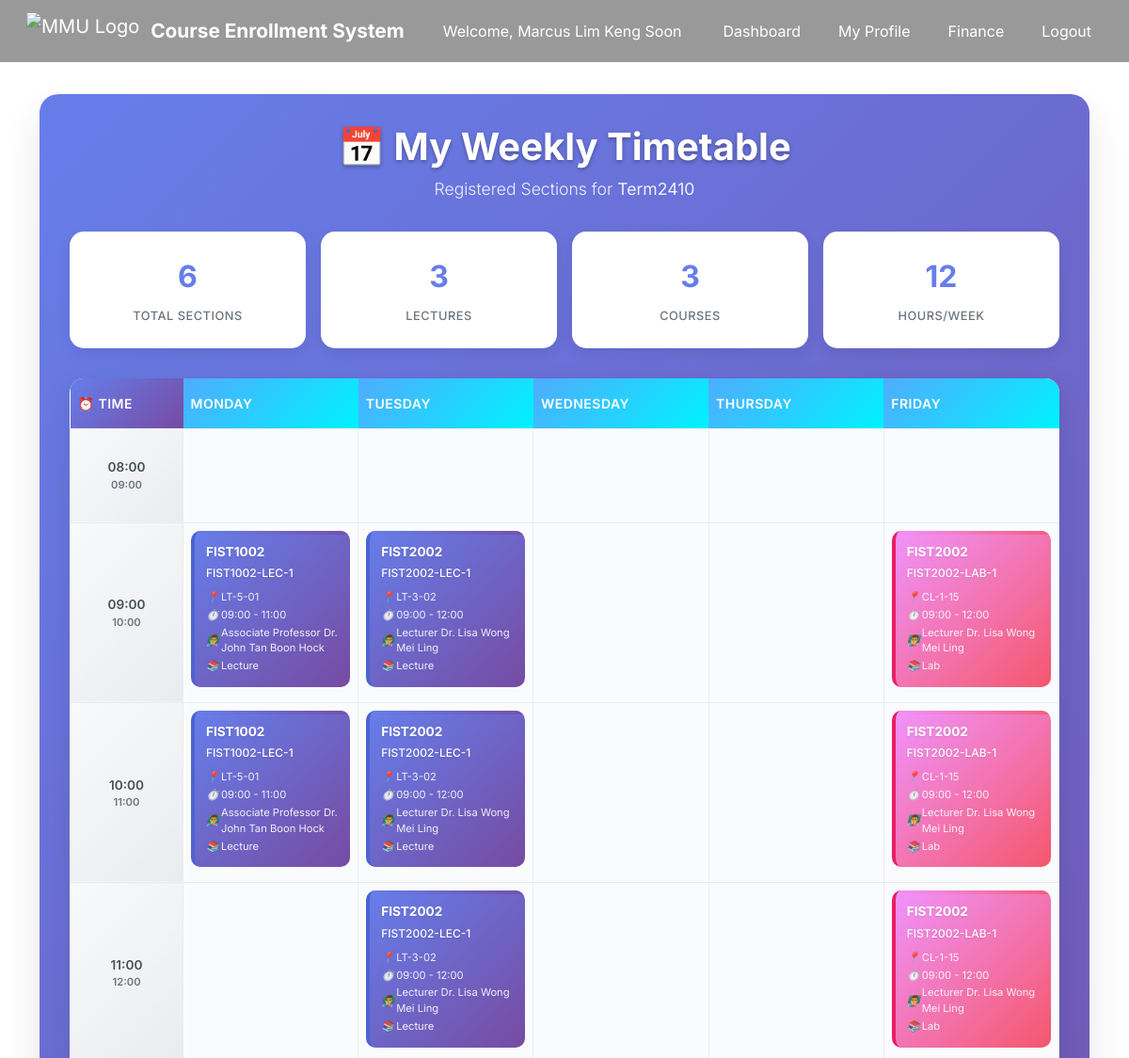
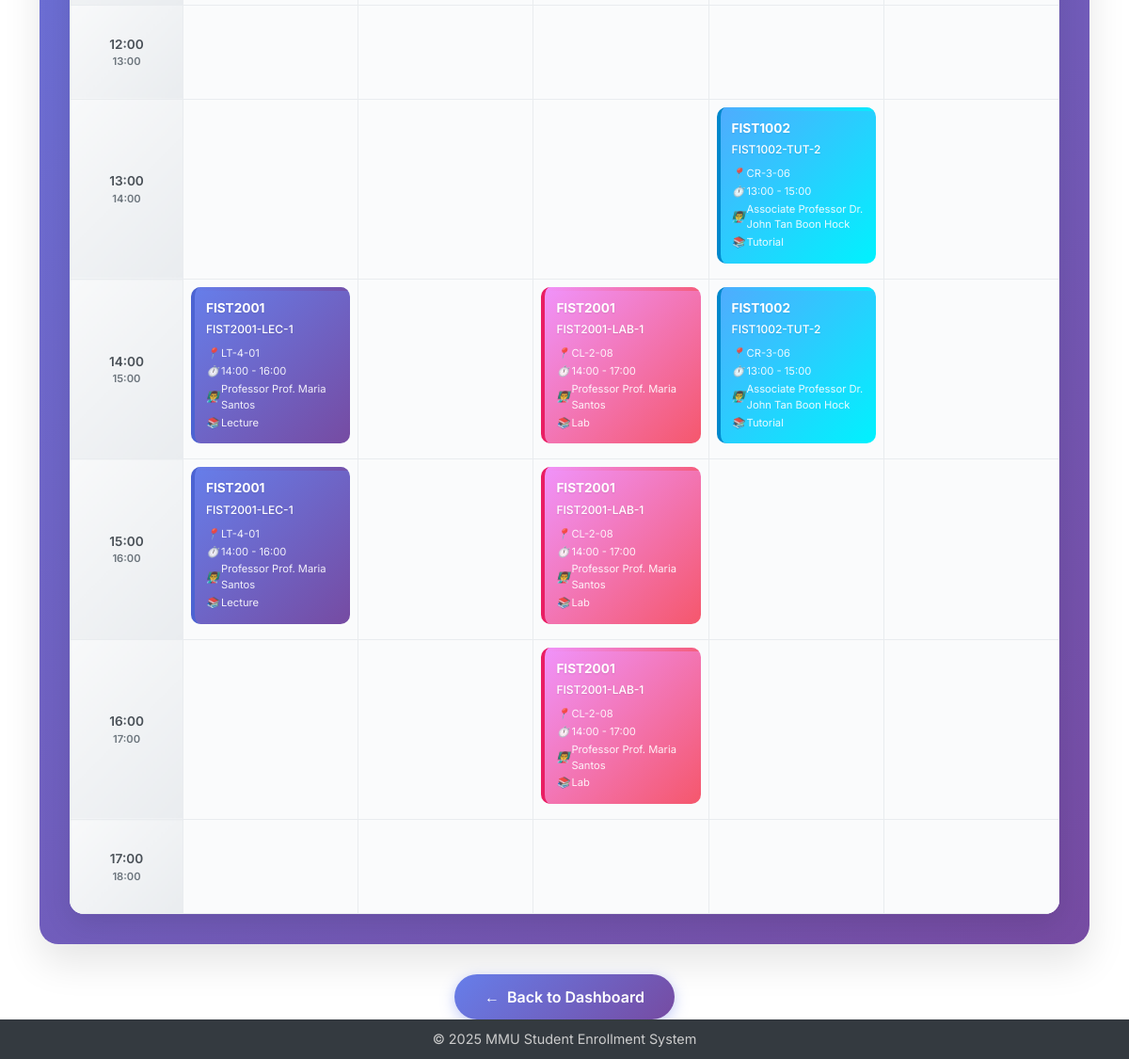
Screenshot of /timetable (signed in) with the database file from the repository (2 pictures, top to bottom).
### app/models.py (models this page shows, shortened)
class Student(UserMixin, db.Model):
    id = db.Column(db.Integer, primary_key=True)
    name = db.Column(db.String(64))
    email = db.Column(db.String(120), unique=True)
    department = db.Column(db.String(64))
    password_hash = db.Column(db.String(128))
    scholarship_percentage = db.Column(db.Integer, default=0)
    enrollments = db.relationship('Enrollment', backref='student', lazy=True)
    @property
    def is_admin(self):
        return False
    @property
    def is_student(self):
        return True

class Section(db.Model):
    id = db.Column(db.Integer, primary_key=True)
    course_id = db.Column(db.Integer, db.ForeignKey('course.id'), nullable=False)
    name = db.Column(db.String(20), nullable=False)
    type = db.Column(db.String(20), nullable=False)
    location = db.Column(db.String(128), nullable=False)    # ✅ 加这个
    day = db.Column(db.String(20), nullable=False)
    start_time = db.Column(db.Time, nullable=False)         # ✅ 建议用标准时间类型
    end_time = db.Column(db.Time, nullable=False)
    quota = db.Column(db.Integer, nullable=False)
    instructor_id = db.Column(db.Integer, db.ForeignKey("instructor.id"))
    instructor = db.relationship('Instructor', backref='sections')
    course = db.relationship("Course", back_populates="sections")
    enrollments = db.relationship("Enrollment", back_populates="section", cascade="all, delete")

class Course(db.Model):
    id = db.Column(db.Integer, primary_key=True)
    course_code = db.Column(db.String(10), unique=True)
    course_name = db.Column(db.String(128))
    description = db.Column(db.Text)
    credits = db.Column(db.Integer)
    semester = db.Column(db.String(64))
    department = db.Column(db.String(64))
    prerequisite_id = db.Column(db.Integer, db.ForeignKey('course.id'))
    prerequisite = db.relationship("Course", remote_side=[id])
    enrollments = db.relationship('Enrollment', backref='course', lazy=True)
    sections = db.relationship('Section', back_populates='course', cascade='all, delete')

class Instructor(UserMixin, db.Model):
    id = db.Column(db.Integer, primary_key=True)
    name = db.Column(db.String(128), nullable=False)
    email = db.Column(db.String(128), unique=True, nullable=False)
    password_hash = db.Column(db.String(128))
    title = db.Column(db.String(64))         # 职称，例如 Lecturer
    department = db.Column(db.String(128))   # 部门，例如 FIST
    office = db.Column(db.String(128))       # 办公地址
    phone = db.Column(db.String(32))         # 电话
    biography = db.Column(db.Text)           # 个人简介
    profile_pic = db.Column(db.String(128))  # 头像路径

### app/routes/student.py (the view)
@student_bp.route("/timetable")
@login_required
def timetable():
    student_id = current_user.id
    setting = SystemSetting.query.filter_by(key="open_semester").first()
    open_semester = setting.value if setting else "Term2410"
    sections = db.session.query(Section).join(Enrollment).join(Section.course).filter(
        Enrollment.student_id == student_id,
        Course.semester == open_semester
    ).all()
    return render_template("student/timetable.html", sections=sections, open_semester=open_semester)

### app/templates/student/timetable.html (shortened to what this page needs)
{% extends "base.html" %}
{% block content %}
<div class="timetable-container">
    <div class="timetable-header">
        <h1 class="timetable-title">📅 My Weekly Timetable</h1>
        <p class="semester-info">Registered Sections for <strong>{{ open_semester }}</strong></p>
    </div>
    <div class="stats-container">
        <div class="stat-card">
            <div class="stat-number">{{ sections|length }}</div>
            <div class="stat-label">Total Sections</div>
        </div>
        <div class="stat-card">
            <div class="stat-number">{{ sections|selectattr('type', 'equalto', 'Lecture')|list|length }}</div>
            <div class="stat-label">Lectures</div>
        </div>
        <div class="stat-card">
            <div class="stat-number">{{ sections|map(attribute='course.course_code')|unique|list|length }}</div>
            <div class="stat-label">Courses</div>
        </div>
        <div class="stat-card">
            <div class="stat-number">{{ ((sections|sum(attribute='end_time.hour') - sections|sum(attribute='start_time.hour')) / sections|length * 5)|round|int }}</div>
            <div class="stat-label">Hours/Week</div>
        </div>
    </div>
    <div class="timetable-wrapper">
        <table class="timetable">
            <thead>
                <tr>
                    <th style="width: 120px;">⏰ Time</th>
                    {% for day in ['Monday', 'Tuesday', 'Wednesday', 'Thursday', 'Friday'] %}
                        <th>{{ day }}</th>
                    {% endfor %}
                </tr>
            </thead>
            {% set cell_map = {} %}
            {% for s in sections %}
                {% for h in range(s.start_time.hour, s.end_time.hour) %}
                    {% set cell_key = (s.day, h) %}
                    {% if cell_map.get(cell_key) %}
                        {% set _ = cell_map[cell_key].append(s) %}
                    {% else %}
                        {% set _ = cell_map.update({cell_key: [s]}) %}
                    {% endif %}
                {% endfor %}
            {% endfor %}
            <tbody>
                {% for hour in range(8, 18) %}
                <tr>
                    <td>
                        <div class="time-slot">{{ "%02d:00" % hour }}</div>
                        <div style="font-size: 0.7rem; color: #6c757d;">{{ "%02d:00" % (hour + 1) }}</div>
                    </td>
                    {% for day in ['Monday', 'Tuesday', 'Wednesday', 'Thursday', 'Friday'] %}
                    <td>
                        {% set key = (day, hour) %}
                        {% for s in cell_map.get(key, []) %}
                        {% if s.type.lower() == "lecture" %}
                            {% set block_class = "course-lecture" %}
                        {% elif s.type.lower() == "lab" %}
                            {% set block_class = "course-lab" %}
                        {% elif s.type.lower() == "tutorial" %}
                            {% set block_class = "course-tutorial" %}
                        {% else %}
                            {% set block_class = "course-other" %}
                        {% endif %}
                        <div class="course-block {{ block_class }}" title="{{ s.course.course_code }} - {{ s.name }}">
                            <div class="course-code">{{ s.course.course_code }}</div>
                            <div class="course-code" style="font-weight: 500; font-size: 0.75rem; margin-bottom: 0.5rem;">{{ s.name }}</div>
                            <div class="course-meta">
                                <i>📍</i>
                                <span>{{ s.location }}</span>
                            </div>
                            <div class="course-meta">
                                <i>⏱️</i>
                                <span>{{ s.start_time.strftime('%H:%M') }} - {{ s.end_time.strftime('%H:%M') }}</span>
                            </div>
                            {% if s.instructor %}
                            <div class="course-meta">
                                <i>👨‍🏫</i>
                                <span>{{ s.instructor.title }} {{ s.instructor.name }}</span>
                            </div>
                            {% endif %}
                            <div class="course-meta">
                                <i>📚</i>
                                <span>{{ s.type }}</span>
                            </div>
                        </div>
                        {% endfor %}
                    </td>
                    {% endfor %}
                </tr>
                {% endfor %}
            </tbody>
        </table>
    </div>
</div>
<div class="text-center">
    <a href="{{ url_for('student.dashboard') }}" class="back-button">
        <i>←</i>
        <span>Back to Dashboard</span>
    </a>
</div>
{% endblock %}

### app/templates/base.html (shortened to what this page needs)
<!DOCTYPE html>
<html lang="en">
<head>
  <link href="https://cdn.jsdelivr.net/npm/bootstrap@5.3.0/dist/css/bootstrap.min.css" rel="stylesheet">
</head>
<body>
<nav id="navbar" class="navbar navbar-expand-lg navbar-dark navbar-transparent fixed-top px-3" style="background-color: rgba(0,0,0,0.4);">
  <div class="container-fluid">
    <a class="navbar-brand d-flex align-items-center" href="{{ url_for('shared.index') }}">
      <img src="{{ url_for('static', filename='image/Multimedia_University_secondary_logo_2020.png') }}" alt="MMU Logo">
      <span>Course Enrollment System</span>
    </a>
    <div class="ms-auto d-flex align-items-center">
            {% if current_user.is_authenticated %}
        <span class="text-white me-3">
          Welcome,
          {% if current_user.is_admin %}
            {{ current_user.username }}
          {% elif current_user.is_student %}
            {{ current_user.name }}
          {% elif current_user.is_instructor %}
            {{ current_user.name }}
          {% endif %}
        </span>
        {% if current_user.is_admin %}
          <a class="btn btn-nav" href="{{ url_for('admin.admin_dashboard') }}">Dashboard</a>
          <a class="btn btn-nav" href="{{ url_for('admin.admin_all_students') }}">All Students</a>
          <a class="btn btn-nav" href="{{ url_for('admin.admin_credit_transfer') }}">Manage Credit Transfers</a>
          <a class="btn btn-nav" href="{{ url_for('admin.admin_instructor_list') }}">Manage Instructors</a>
          <a class="btn btn-nav" href="{{ url_for('admin.admin_logout') }}">Logout</a>
        {% elif current_user.is_student %}
          <a class="btn btn-nav" href="{{ url_for('student.dashboard') }}">Dashboard</a>
          <a class="btn btn-nav" href="{{ url_for('student.profile') }}">My Profile</a>
          <a class="btn btn-nav" href="{{ url_for('student.finance') }}">Finance</a>
          <a class="btn btn-nav" href="{{ url_for('shared.logout') }}">Logout</a>
        {% endif %}
      {% endif %}
    </div>
  </div>
</nav>
<main class="{% if request.endpoint == 'shared.index' %}{% else %}container{% endif %}" style="padding-top: 100px;">
  {% block content %}{% endblock %}
</main>
<footer>
  © 2025 MMU Student Enrollment System
</footer>
</body>
</html>

### app/templates/base.html (style rules this page uses)
body { margin: 0; padding: 0; min-height: 100vh; display: flex; flex-direction: column; font-family: 'Inter', sans-serif; background-color: transparent; }
main { flex: 1; }
footer { background: #343a40; color: #ccc; text-align: center; padding: 10px 0; font-size: 0.9rem; }
.navbar-transparent { background-color: rgba(0, 0, 0, 0.4) !important; backdrop-filter: blur(2px); -webkit-backdrop-filter: blur(2px); box-shadow: none !important; border: none !important; }
.navbar-brand img { height: 40px; margin-right: 12px; }
.navbar-brand span { color: white; font-size: 1.3rem; font-weight: bold; }
.btn-nav { background: transparent; color: white; border: none; font-size: 1rem; margin-left: 1rem; }

### app/templates/student/timetable.html (style rules this page uses)
.timetable-container { background: linear-gradient(135deg, #667eea 0%, #764ba2 100%); border-radius: 20px; padding: 2rem; margin-bottom: 2rem; box-shadow: 0 20px 40px rgba(0,0,0,0.1); }
.timetable-header { text-align: center; color: white; margin-bottom: 2rem; }
.timetable-title { font-size: 2.5rem; font-weight: 700; margin-bottom: 0.5rem; text-shadow: 0 2px 4px rgba(0,0,0,0.3); }
.semester-info { font-size: 1.1rem; opacity: 0.9; font-weight: 300; }
.timetable-wrapper { background: white; border-radius: 15px; overflow: hidden; box-shadow: 0 10px 30px rgba(0,0,0,0.1); }
table.timetable { table-layout: fixed; width: 100%; border-collapse: collapse; font-size: 0.875rem; margin: 0; }
table.timetable th { background: linear-gradient(135deg, #4facfe 0%, #00f2fe 100%); color: white; padding: 1rem 0.5rem; font-weight: 600; text-transform: uppercase; letter-spacing: 0.5px; border: none; position: relative; }
table.timetable th:first-child { background: linear-gradient(135deg, #667eea 0%, #764ba2 100%); }
table.timetable td { border: 1px solid #e9ecef; padding: 0.5rem; vertical-align: top; height: 100px; background: #fafbfc; transition: all 0.3s ease; }
table.timetable td:first-child { background: linear-gradient(135deg, #f8f9fa 0%, #e9ecef 100%); font-weight: 600; color: #495057; text-align: center; vertical-align: middle; }
.course-block { border-radius: 10px; padding: 0.75rem; font-size: 0.8rem; text-align: left; margin-bottom: 0.5rem; position: relative; overflow: hidden; transition: all 0.3s ease; cursor: pointer; }
.course-block::before { content: ''; position: absolute; top: 0; left: 0; right: 0; height: 4px; background: inherit; opacity: 0.8; }
.course-lecture { background: linear-gradient(135deg, #667eea 0%, #764ba2 100%); color: white; border-left: 4px solid #4c63d2; }
.course-lab { background: linear-gradient(135deg, #f093fb 0%, #f5576c 100%); color: white; border-left: 4px solid #e91e63; }
.course-tutorial { background: linear-gradient(135deg, #4facfe 0%, #00f2fe 100%); color: white; border-left: 4px solid #0088cc; }
.course-code { font-weight: 700; font-size: 0.85rem; margin-bottom: 0.25rem; text-shadow: 0 1px 2px rgba(0,0,0,0.1); }
.course-meta { font-size: 0.7rem; opacity: 0.9; margin: 0.125rem 0; display: flex; align-items: center; gap: 0.25rem; }
.course-meta i { width: 12px; text-align: center; }
.time-slot { font-size: 0.85rem; font-weight: 600; color: #495057; }
.back-button { background: linear-gradient(135deg, #667eea 0%, #764ba2 100%); border: none; color: white; padding: 0.75rem 2rem; border-radius: 50px; font-weight: 600; text-decoration: none; display: inline-flex; align-items: center; gap: 0.5rem; transition: all 0.3s ease; box-shadow: 0 4px 15px rgba(102, 126, 234, 0.4); }
.stats-container { display: grid; grid-template-columns: repeat(auto-fit, minmax(200px, 1fr)); gap: 1rem; margin-bottom: 2rem; }
.stat-card { background: white; border-radius: 15px; padding: 1.5rem; text-align: center; box-shadow: 0 5px 15px rgba(0,0,0,0.08); transition: all 0.3s ease; }
.stat-number { font-size: 2rem; font-weight: 700; color: #667eea; margin-bottom: 0.5rem; }
.stat-label { color: #6c757d; font-weight: 500; text-transform: uppercase; letter-spacing: 0.5px; font-size: 0.8rem; }
.timetable-container { animation: fadeInUp 0.8s ease-out; }
.course-block { animation: fadeInUp 0.6s ease-out; animation-fill-mode: both; }
.course-block:nth-child(1) { animation-delay: 0.1s; }

### rows the page displays
Student: name "Marcus Lim Keng Soon"
Section: course.course_code "FIST1002", name "FIST1002-LEC-1", location "LT-5-01", start_time "09:00", end_time "11:00", instructor "Associate Professor", instructor.name "Dr. John Tan Boon Hock", type "Lecture"
Section: course.course_code "FIST2002", name "FIST2002-LEC-1", location "LT-3-02", start_time "09:00", end_time "12:00", instructor "Lecturer", instructor.name "Dr. Lisa Wong Mei Ling", type "Lecture"
Section: course.course_code "FIST2002", name "FIST2002-LAB-1", location "CL-1-15", start_time "09:00", end_time "12:00", instructor "Lecturer", instructor.name "Dr. Lisa Wong Mei Ling", type "Lab"
Section: course.course_code "FIST1002", name "FIST1002-TUT-2", location "CR-3-06", start_time "13:00", end_time "15:00", instructor "Associate Professor", instructor.name "Dr. John Tan Boon Hock", type "Tutorial"
Section: course.course_code "FIST2001", name "FIST2001-LEC-1", location "LT-4-01", start_time "14:00", end_time "16:00", instructor "Professor", instructor.name "Prof. Maria Santos", type "Lecture"
Section: course.course_code "FIST2001", name "FIST2001-LAB-1", location "CL-2-08", start_time "14:00", end_time "17:00", instructor "Professor", instructor.name "Prof. Maria Santos", type "Lab"

### other values shown
{{ open_semester }} "Term2410"
{{ sections|length }} "6"
{{ sections|selectattr('type', 'equalto', 'Lecture')|list|length }} "3"
{{ sections|map(attribute='course.course_code')|unique|list|length }} "3"
{{ day }} "MONDAY" "TUESDAY" "WEDNESDAY" "THURSDAY" "FRIDAY"
{{ "%02d:00" % hour }} "08:00" "09:00" "10:00" "11:00" "12:00" "13:00" "14:00" "15:00" "16:00" "17:00"
{{ "%02d:00" % (hour + 1) }} "09:00" "10:00" "11:00" "12:00" "13:00" "14:00" "15:00" "16:00" "17:00" "18:00"
